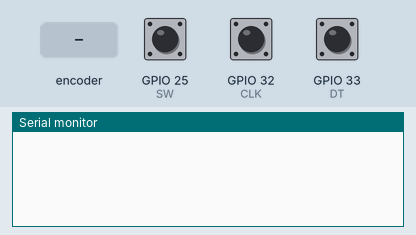
Recording of a sketch running on a simulated ESP32. Parts: the last lines printed to the serial monitor. The inputs (shaded band) are chosen by the test bench; at power-on: GPIO 25 (SW) HIGH, GPIO 32 (CLK) HIGH, GPIO 33 (DT) HIGH.

Above: at 1.2 s.
1.3 s: rotary encoder on GPIO 32 (CLK) / GPIO 33 (DT) turned 1 step (first pin leading)
At 2.6 s:
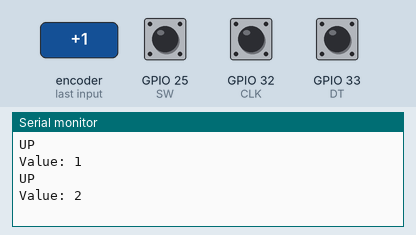
3.0 s: GPIO 25 (SW) pulled LOW for 0.15 s
At 4.4 s:
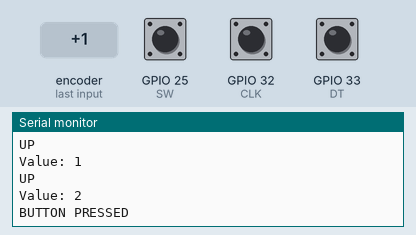
4.7 s: rotary encoder on GPIO 32 (CLK) / GPIO 33 (DT) turned 2 steps (second pin leading)
At 6.2 s:
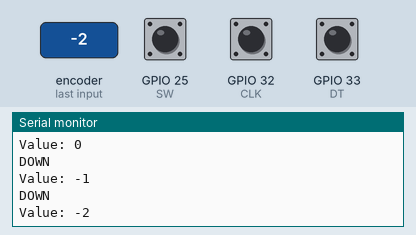
Timing chart, 0 to 7.7 s (numbered marks = the images above; inputs shaded):
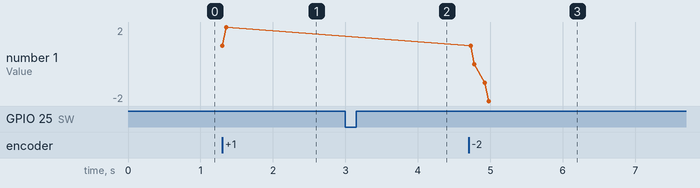

Measured:
- after the input at 1.3 s, the serial monitor: prints a new line at once (image 1)
- after the input at 3.0 s, the serial monitor: prints a new line after 0.20 s (image 2)
- after the input at 4.7 s, the serial monitor: prints a new line at once (image 3)
- plotted number 1: 2 → -2 after the input at 4.7 s

The sketch:

encoder_core.ino
```cpp
// ===============================
// MEMBER 1: ROTARY ENCODER CORE
// Branch: feature/encoder-core
// ===============================

#define CLK 32
#define DT 33
#define SW 25

int lastCLK;
int encoderValue = 0;
bool buttonPressed = false;

void setup() {
  Serial.begin(115200);

  pinMode(CLK, INPUT);
  pinMode(DT, INPUT);
  pinMode(SW, INPUT_PULLUP);

  lastCLK = digitalRead(CLK);
}

void loop() {
  handleEncoder();
  handleButton();

  delay(5);
}

// -------------------------------
// Detect rotation direction
// -------------------------------
void handleEncoder() {
  int currentCLK = digitalRead(CLK);

  if (currentCLK != lastCLK) {
    if (digitalRead(DT) != currentCLK) {
      encoderValue++;  // clockwise
      Serial.println("UP");
    } else {
      encoderValue--;  // counterclockwise
      Serial.println("DOWN");
    }

    Serial.print("Value: ");
    Serial.println(encoderValue);
  }

  lastCLK = currentCLK;
}

// -------------------------------
// Detect button press
// -------------------------------
void handleButton() {
  if (digitalRead(SW) == LOW) {
    delay(200); // debounce
    buttonPressed = true;
    Serial.println("BUTTON PRESSED");
  } else {
    buttonPressed = false;
  }
}
```

main.ino
```cpp
// Feature branch test update for encoder-core
```
